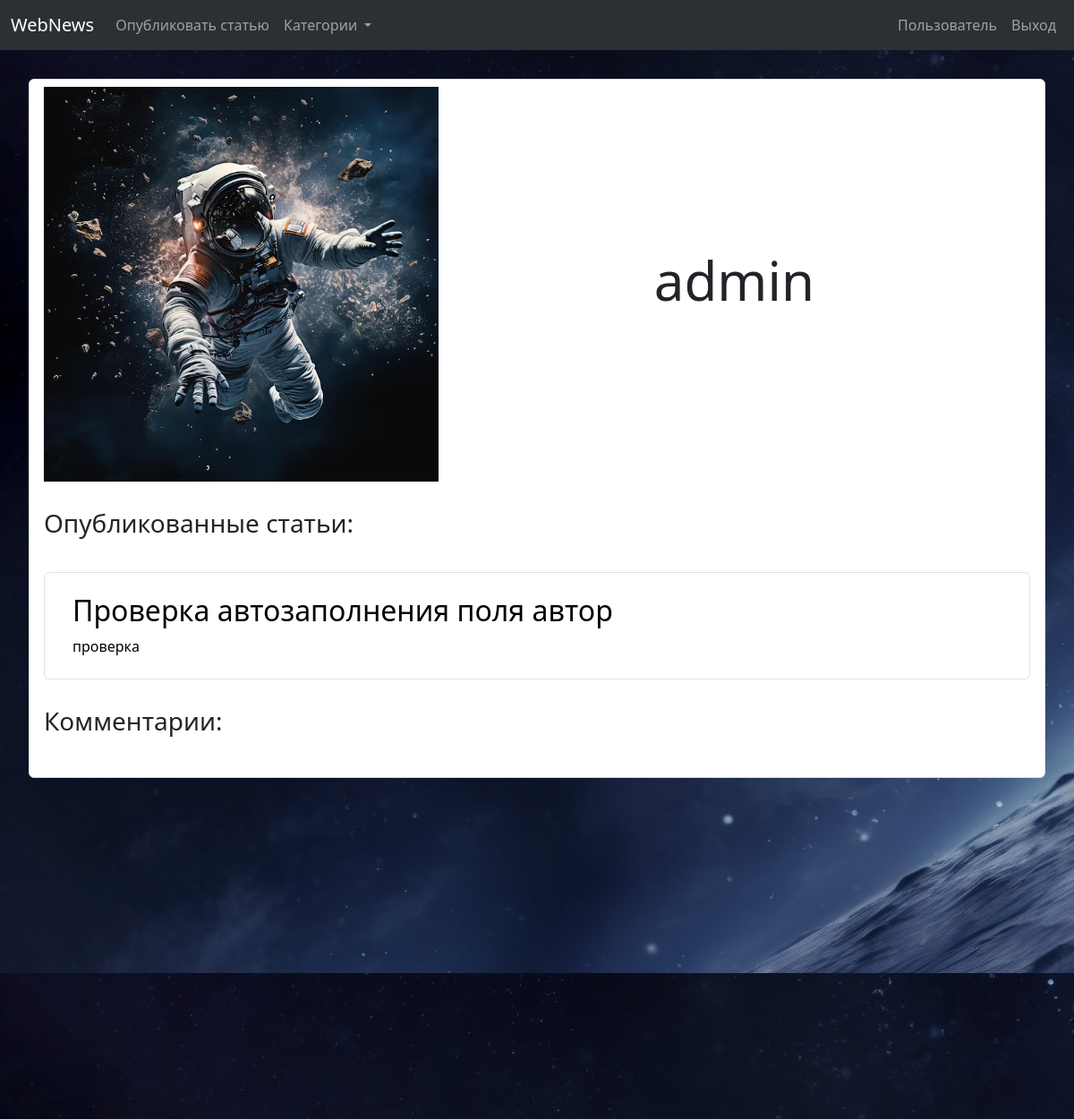
Before: /user_page (signed in, upper part) with the older database file.
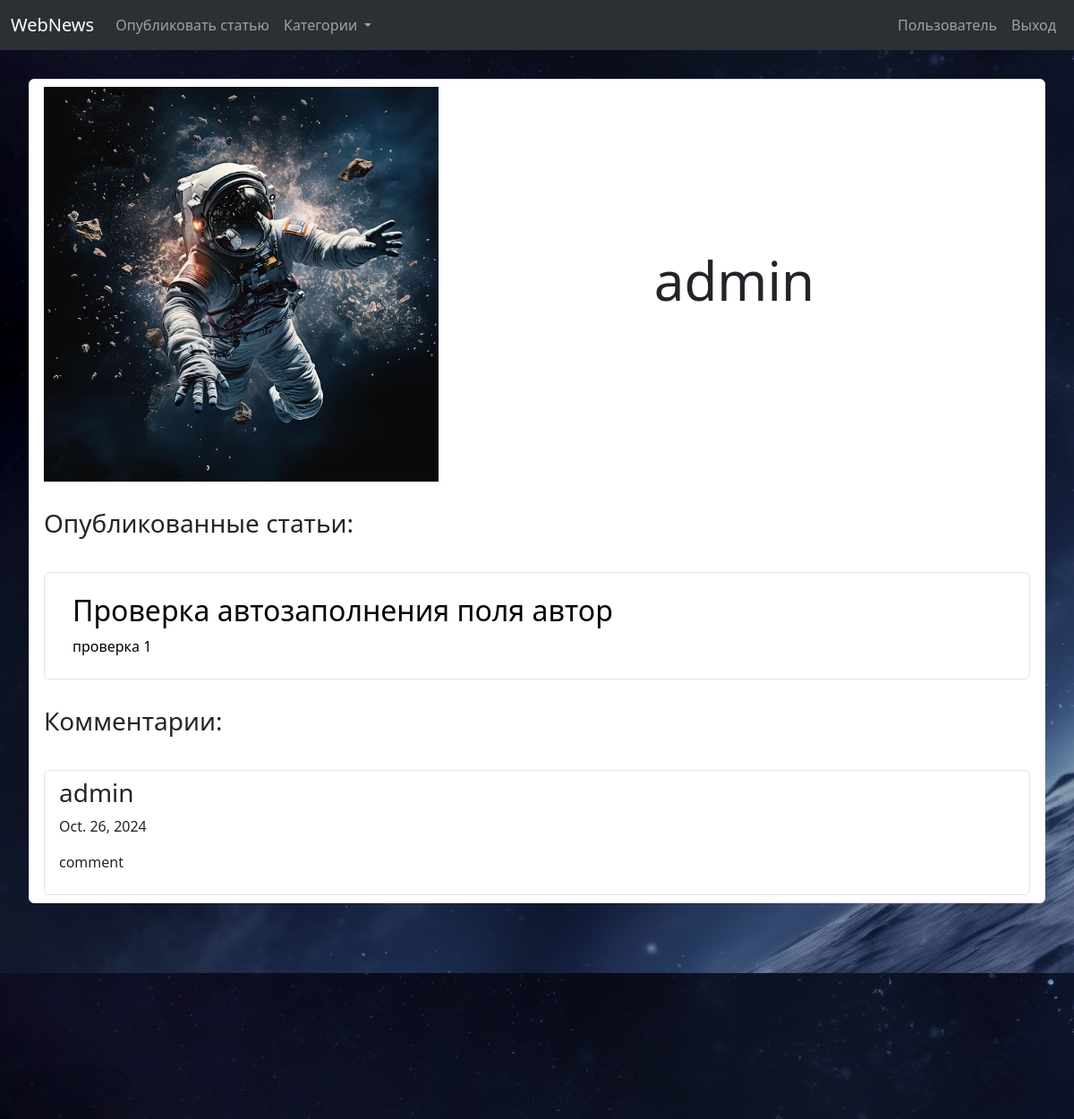
After: the same page with the newer database file.
### articles/models.py (models this page shows, shortened)
class Articles(models.Model):
    author = models.ForeignKey(User, on_delete=models.CASCADE, blank=True, null=True)
    title = models.CharField(max_length=250)
    text = models.TextField(blank=False)
    category = models.ForeignKey('Categories', on_delete=models.CASCADE)
    tags = models.ManyToManyField('Tags', blank=True)
    image = models.ImageField(upload_to='articles/%Y%m%d/', blank=True)
    date = models.DateField(auto_now_add=True)
    rating = models.IntegerField(default=0, blank=True)
    def get_absolute_url(self):
        return reverse('article', kwargs={'art_pk': self.pk})

class Comments(models.Model):
    article = models.ForeignKey('Articles', on_delete=models.CASCADE, blank=True, null=True)
    author = models.ForeignKey(User, on_delete=models.CASCADE, blank=True, null=True)
    text = models.TextField(blank=False)
    date = models.DateField(auto_now_add=True)

### articles/views.py (the view)
# urls.py: path('user_page', views.user_page, name='user_page'),
def user_page(request):
    articles = Articles.objects.filter(author=request.user)
    user = User.objects.get(username=request.user.username)
    comments = Comments.objects.filter(author=user)
    context = {'articles': articles, 'user': user, 'comments': comments}
    return render(request, 'articles/user_page.html', context=context)

### articles/templates/articles/user_page.html (shortened to what this page needs)
{% extends 'articles/base.html' %}
{% load static %}
{% block body %}
<div class="article-page">
        <ul class="list-group">
            <li class="list-group-item">
                <div class="user-page-block-for-image-and-title">
                    <div class="block-for-image">
                        {% if user.image %}
                        <img src="{{ user.image.url }}" alt="">
                        {% else %}
                        <img src="{% static 'articles/images/astronaut.avif' %}" alt="avatar">
                        {% endif %}
                    </div>
                    <div class="block-for-title"><h1 class="user-page-title">{{ user.username }}</h1></div>
                </div>
                <h3 class="title-articles">Опубликованные статьи: </h3>
                {% if articles %}
                <ul class="list-group">
                    {% for article in articles %}
                    <li class="list-group-item">
                        <a href="{{ article.get_absolute_url }}">
                            <div class="list-group-item-description">
                                <h2>{{ article.title }}</h2>
                                <p>{{ article.text|truncatewords:20 }}</p>
                            </div>
                        </a>
                    </li>
                    {% endfor %}
                  </ul>
                {% else %}
                    <p>Вы ничего не публиковали</p>
                {% endif %}
                <h3 class="title-comments">Комментарии: </h3>
                {% if comments %}
                <div class="comments-in-user-page">
                    <ul class="list-group">
                        {% for comment in comments %}
                          <li class="list-group-item">
                              <h3>{{ comment.author }}</h3>
                              <p>{{ comment.date }}</p>
                              <p>{{ comment.text }}</p>
                          </li>
                        {% endfor %}
                    </ul>
                </div>
                {% endif %}
            </li>
          </ul>
</div>
{% endblock %}

Changed rows visible on the page:
changed Articles "Проверка автозаполнения поля автор": text "проверка" → "проверка 1"
added Comments: author "admin", date "Oct. 26, 2024", text "comment"
